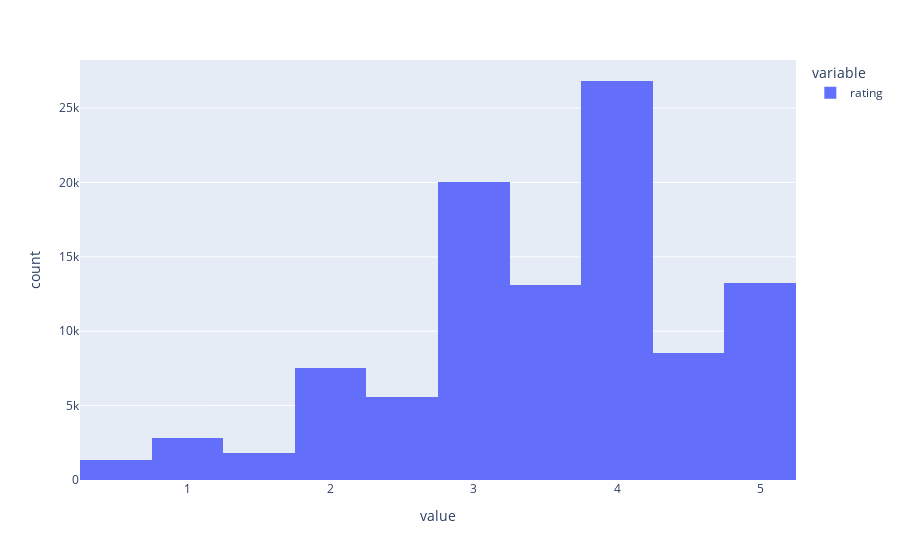

Write notebook code for a chart like this one.
### Code cell
px.histogram(ratings.rating)
#Los usuarios no les tiran tan duro a las peliculas#

### Figure 1 — Plotly figure (JSON) as saved in the notebook; plotly's stock layout.template omitted (floating-point values rounded to 4 significant figures; data arrays with more than 128 entries replaced by an {"elided": "..."} marker saying what was removed)
{"data": [{"alignmentgroup": "True", "bingroup": "x", "hovertemplate": "variable=rating<br>value=%{x}<br>count=%{y}<extra></extra>", "legendgroup": "rating", "marker": {"color": "#636efa", "pattern": {"shape": ""}}, "name": "rating", "offsetgroup": "rating", "orientation": "v", "showlegend": true, "type": "histogram", "x": {"elided": "100836 float values"}, "xaxis": "x", "yaxis": "y"}], "layout": {"barmode": "relative", "legend": {"title": {"text": "variable"}, "tracegroupgap": 0}, "margin": {"t": 60}, "xaxis": {"anchor": "y", "domain": [0, 1], "title": {"text": "value"}}, "yaxis": {"anchor": "x", "domain": [0, 1], "title": {"text": "count"}}}}
